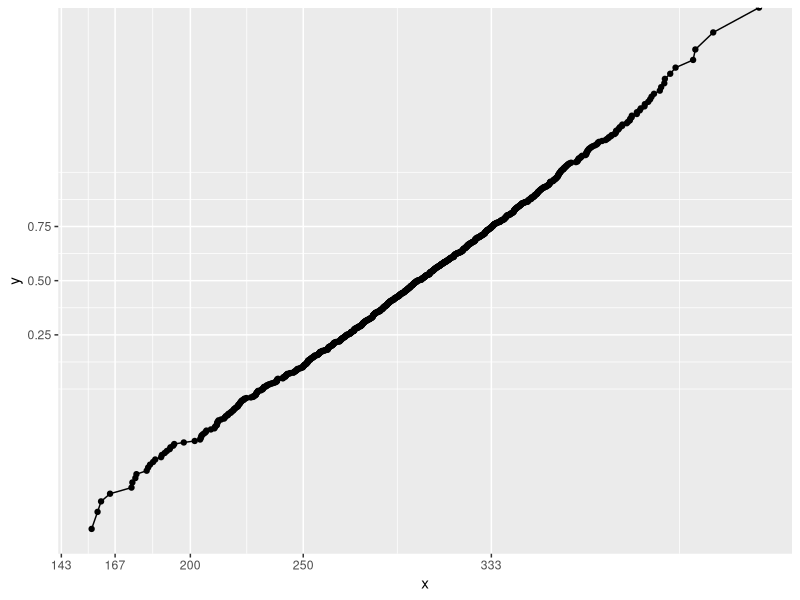

This chart was generated by the following R code:
# We want to generate a reciprobit plot like it is used in the context of LATER models. 
# Here, we generate normally distributed data. In the reciprobit plot that should appear linear 

rm(list=ls())
library(ggplot2)

N = 1000
f = rnorm(N,mean=300,sd=50)
x = sort(1/f,decreasing=T)
y = (1:N)/N
d = data.frame(x=x,y=y)
l = seq(from=1,to=0.00,by=-0.001)
s = round(1/l)

p = ggplot(d,aes(x=x,y=y)) + 
  geom_point() + 
  geom_line() + 
  scale_x_continuous(trans="reciprocal",breaks=l,labels=s) + 
  scale_y_continuous(trans="probit") 
print(p)
